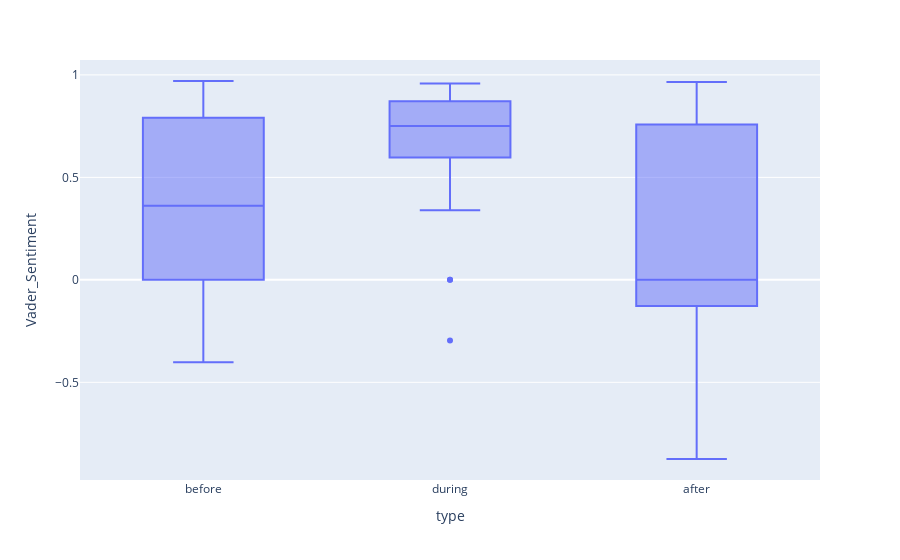

Notebook source saved alongside this figure:
### Markdown cell above
### BoxPlot Event (before, during, after)

### Code cell
# 
sortie_chev_1 = datetime.strptime(str('2018-12-16'), '%Y-%m-%d')
n_day = 20
num_day_event = 10
df  = find_review_event(sortie_chev_1, df_chevrolet, n_day, num_day_event)

fig = px.box(df, x="type", y='Vader_Sentiment')
fig.update_traces(quartilemethod="exclusive") # or "inclusive", or "linear" by default
fig.show()

### Figure 1 — Plotly figure (JSON) as saved in the notebook; plotly's stock layout.template omitted (floating-point values rounded to 4 significant figures)
{"data": [{"alignmentgroup": "True", "hovertemplate": "type=%{x}<br>Vader_Sentiment=%{y}<extra></extra>", "legendgroup": "", "marker": {"color": "#636efa"}, "name": "", "notched": false, "offsetgroup": "", "orientation": "v", "quartilemethod": "exclusive", "showlegend": false, "type": "box", "x": ["before", "before", "before", "before", "before", "before", "before", "before", "before", "before", "before", "before", "before", "before", "before", "before", "before", "before", "before", "before", "before", "before", "before", "before", "before", "before", "before", "before", "before", "before", "before", "during", "during", "during", "during", "during", "during", "during", "during", "during", "during", "during", "during", "during", "during", "during", "during", "during", "during", "during", "during", "after", "after", "after", "after", "after", "after", "after", "after", "after", "after", "after", "after", "after", "after", "after", "after", "after", "after", "after"], "x0": " ", "xaxis": "x", "y": [0.3612, -0.0772, 0.4019, 0, 0.7184, 0, 0, -0.4019, 0.9702, 0, 0, 0.8957, 0.3612, 0.9477, 0.6369, 0.9485, 0.8625, 0.8779, 0, 0.128, 0.6124, 0, 0.8689, 0.7906, 0.7906, 0, 0.6369, 0.3818, 0, 0, 0, 0.9578, 0.7964, 0, 0.9552, 0.6369, 0.6486, 0.7184, 0.7906, 0.34, 0.7351, 0.765, 0.926, 0.8481, 0.8979, -0.296, 0, 0.8074, 0.7096, 0.8957, 0.5574, 0, 0.8885, 0, 0, 0.836, 0, 0.9653, -0.5994, 0.7269, -0.3612, 0.7579, -0.874, 0.8126, 0.4215, -0.128, -0.128, -0.4215, 0.296, -0.0516], "y0": " ", "yaxis": "y"}], "layout": {"boxmode": "group", "legend": {"tracegroupgap": 0}, "margin": {"t": 60}, "xaxis": {"anchor": "y", "domain": [0, 1], "title": {"text": "type"}}, "yaxis": {"anchor": "x", "domain": [0, 1], "title": {"text": "Vader_Sentiment"}}}}
